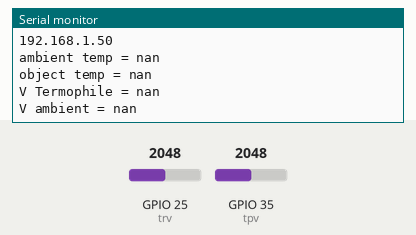
Simulated run of this sketch. Board: ESP32. Parts: the last lines printed to the serial monitor. The inputs (shaded band) are chosen by the test bench; at power-on: GPIO 25 (trv) = 2048, GPIO 35 (tpv) = 2048. WiFi joins after 1.5 s; servers stay silent unless stated.

Above: at 2.7 s.
2.8 s: GPIO 25 (trv) set to 491
At 6.3 s:
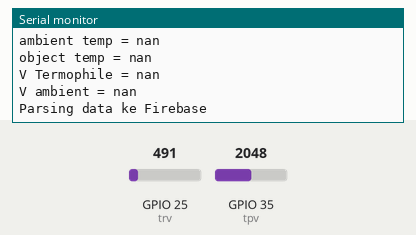
8.6 s: GPIO 25 (trv) set to 0
At 12.8 s:
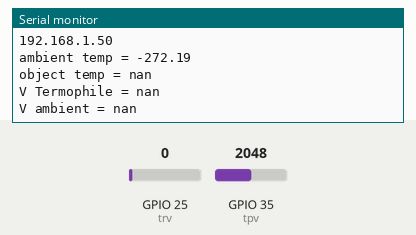

The sketch:

program.ino
```cpp
//File Header dan Library
#include <WiFi.h>
#include <IOXhop_FirebaseESP32.h>
#define FIREBASE_HOST "thermopile-d893f.firebaseio.com/" //URL Database
#define FIREBASE_AUTH "UUskL8bZuXS2cHhXHISgsWvLM5nO3guh4d7byrHZ" //Secret KEY
//ID pinout
#define tpv 35
#define trv 25


//ID koneksi
const char* ssid     = "Pixel"; //nama Hotspot
const char* password = "bima8888"; //password

//konstanta perhitungan Thermistor
const float a = -412.6;
const float b = 140.41;
const float c = 0.00764;
const float d = -0.0000000000000000625;
const float e = -0.00000000000000000000000115;

//konstanta perhitungan Thermopile
const float k = 0.004313;
const float delta = 2.468;
const float reftemp = 25; // referensi Temperature 25C
const float shiftv = 0.6; // Shifting tegangan
const float verr = 0.6;  // Error Tegangan

//tipe data rumus
float v1 = 0;
float r = 0;
float ambtemp = 0;
float comp = 0;
float v2 = 0;
float objtemp = 0;

void setup()
{
    //komunikasi Serial
    Serial.begin(115200);

    //GPIO
   // analogReadResolution(10);
    //analogSetAttenuation(ADC_0db);
    delay(10);

    //koneksi WiFi
    Serial.println();
    Serial.println();
    Serial.print("menyambungkan ke ");
    Serial.println(ssid);
    WiFi.begin(ssid, password);
    while (WiFi.status() != WL_CONNECTED) {
        delay(500);
        Serial.print(".");
    }
    Serial.println("");
    Serial.println("WiFi Tersambung.");
    Serial.println("Sistem Berjalan");
    Serial.println("IP address: ");
    Serial.println(WiFi.localIP());

    //Komunikasi Firebase
    Firebase.begin(FIREBASE_HOST, FIREBASE_AUTH);

}
void loop()
{
    autoconnect();
    if(WiFi.status()==WL_CONNECTED)
    {
      sistem();
      parsing();
      }
}
```

autoconnect.ino
```cpp
void autoconnect() //sistem auto re-connect saat signal loss
{
while(WiFi.status()!=WL_CONNECTED)
    {
      Serial.println("Tidak ada Koneksi");
      Serial.println("Sistem Berhenti");
      Serial.println("Menyambungkan");
      Serial.println(ssid);
      WiFi.begin(ssid, password);
      Serial.println(".");
      delay(1000);
      }
}
```

parsing.ino
```cpp
void parsing() //sistem parsing data ke Firebase
{
      Firebase.pushFloat("ambient/data",ambtemp);
      Firebase.setFloat("ammbient/latest",ambtemp);
      Firebase.pushFloat("objek/data",objtemp);
      Firebase.setFloat("objek/latest",objtemp);
      Firebase.pushFloat("Vter/data",v2);
      Firebase.setFloat("Vter/latest",v2);
      Firebase.pushFloat("Vamb/data",comp);
      Firebase.setFloat("Vamb/latest",comp);
      Serial.println("Parsing data ke Firebase");
      delay(1000);
      Serial.println("Parsing Selesai");

}
```

sistem.ino
```cpp
void sistem() //sistem utama
{
      //tipe data pembacaan sensor
      float thermopileValue = analogRead(tpv);
      float thermistorValue = analogRead(trv);

      //rumus nilai tegangan Thermistor
      v1 = (thermistorValue / 1024) * 5;
      r = -(v1*1000)/(v1-5);
      ambtemp = a + b * sqrt(1+c*r) + d*pow(r,5) + e*pow(r,7);

      //rumus nilai tegangan Thermopile
      comp = k * (pow(ambtemp,4-delta)-pow(reftemp,4-delta));
      v2 = (thermopileValue / 1024) * 5 + comp - verr - shiftv;
      objtemp = pow((v2+k*pow(ambtemp,4-delta))/k, 1/(4-delta));

      Serial.println("WiFi Tersambung kembali.");
      Serial.println("Sistem Berjalan");
      Serial.println(WiFi.localIP());

      Serial.print("ambient temp = ");
      Serial.println(ambtemp);
      Serial.print("object temp = ");
      Serial.println(objtemp);
      Serial.println();
      Serial.print("V Termophile = ");
      Serial.println(v2);
      Serial.print("V ambient = ");
      Serial.println(comp);
      Serial.println();
      delay(3000);
}
```

Measured:
- after the input at 8.6 s, the serial monitor: prints a new line after 3.3 s (image 2)
